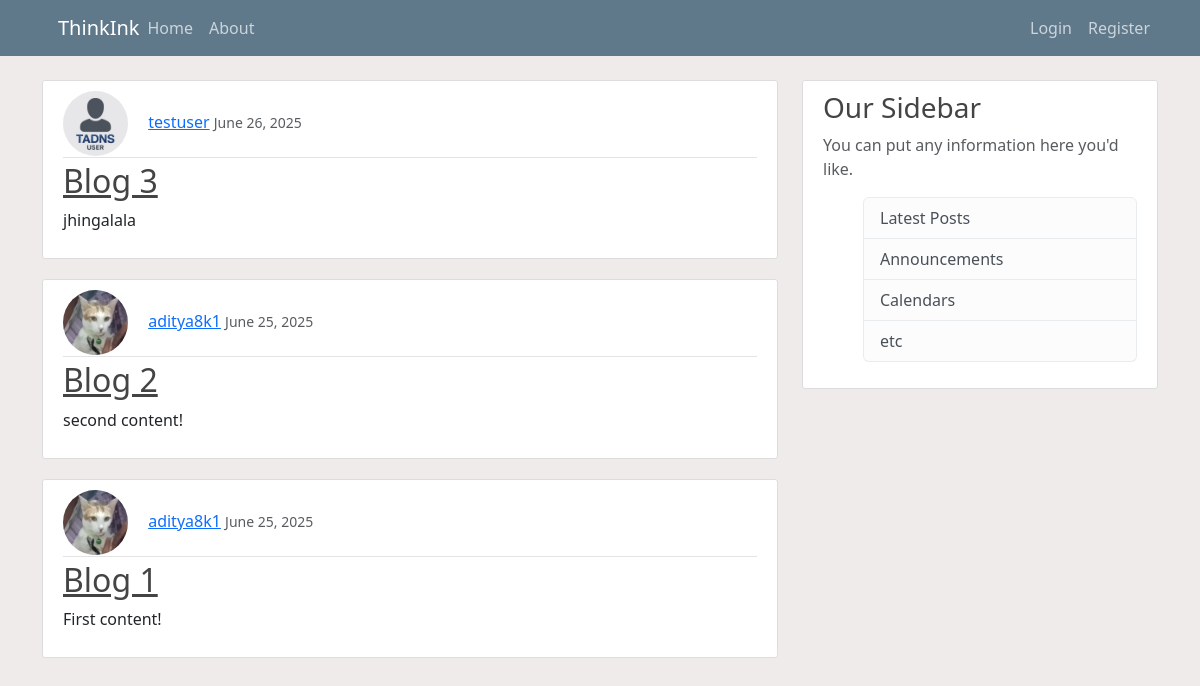
The page / on the database its author committed.
### blog/models.py (models this page shows, shortened)
class Post(models.Model):
    title = models.CharField(max_length=100)
    content = models.TextField()
    date_posted = models.DateTimeField(default=timezone.now)
    author = models.ForeignKey(User, on_delete=models.CASCADE)

### users/models.py (models this page shows, shortened)
class Profile(models.Model):
    user = models.OneToOneField(User, on_delete=models.CASCADE)
    image = models.ImageField(default='default.jpg', upload_to='profile_pics')

### blog/views.py (the view)
# urls.py: path('', PostListView.as_view(), name="blog-home"),
class PostListView(ListView):
    model = Post
    template_name = 'blog/home.html'  # <app>/<model>_<viewtype>.html
    context_object_name = 'posts'
    ordering = ['-date_posted']  # Order by date_posted in descending order

### blog/templates/blog/home.html
{% extends "blog/base.html"%}
{% block content %}
{% for post in posts %}
    <article class="media content-section ad">
    <div class="media-body-ad">
        <div class="article-metadata">
            <img class="rounded-circle article-img" src="{{ post.author.profile.image.url }}" >
            <a class="mr-2" href="#">{{ post.author }}</a>
            <small class="text-muted">{{ post.date_posted|date:"F d, Y" }}</small>
        </div>
        <h2><a class="article-title" href="{% url 'post-detail' post.id %}">{{ post.title }}</a></h2>
        <p class="article-content">{{ post.content }}</p>
    </div>
    </article>
{% endfor %}
{% endblock content %}

### blog/templates/blog/base.html (shortened to what this page needs)
{% load static %}
<!doctype html>
<html lang="en">
  <head>
    <link rel="stylesheet" href="https://cdn.jsdelivr.net/npm/bootstrap@5.3.7/dist/css/bootstrap.rtl.min.css">
    <link rel="stylesheet" href="{% static 'blog/main.css' %}">
  </head>
  <body>
    <header class="site-header">
    <nav class="navbar navbar-expand-md navbar-dark bg-steel fixed-top">
        <div class="container">
        <a class="navbar-brand mr-4" href="{% url 'blog-home' %}">ThinkInk</a>
            <div class="collapse navbar-collapse" id="navbarToggle">
            <div class="w-100 d-flex justify-content-between">
                <div class="navbar-nav">
                <a class="nav-item nav-link" href="{% url 'blog-home' %}">Home</a>
                <a class="nav-item nav-link" href="{% url 'blog-about' %}">About</a>
                </div>
                <div class="navbar-nav">
                    {% if user.is_authenticated %}
                        <a class="nav-item nav-link" href="{% url 'profile' %}">profile</a>
                        <form action="{% url 'logout' %}" method="post" class="d-inline">
                            {% csrf_token %}
                            <button type="submit" class="nav-item nav-link btn btn-link">Logout</button>
                        </form>
                    {% else %}
                        <a class="nav-item nav-link" href="{% url 'login' %}">Login</a>
                        <a class="nav-item nav-link" href="{% url 'register' %}">Register</a>
                    {% endif %}
                </div>
            </div>
            </div>
        </div>
    </nav>
    </header>
    <main role="main" class="container">
    <div class="row">
        <div class="col-md-8">
        {% block content %}{% endblock %}
        </div>
        <div class="col-md-4">
        <div class="content-section">
            <h3>Our Sidebar</h3>
            <p class='text-muted'>You can put any information here you'd like.
            <ul class="list-group">
                <li class="list-group-item list-group-item-light">Latest Posts</li>
                <li class="list-group-item list-group-item-light">Announcements</li>
                <li class="list-group-item list-group-item-light">Calendars</li>
                <li class="list-group-item list-group-item-light">etc</li>
            </ul>
            </p>
        </div>
        </div>
    </div>
    </main>
  </body>
</html>

### blog/static/blog/main.css (style rules this page uses)
body { background-color: #efebeb; margin-top: 5rem; }
h1, h2, h3, h4, h5, h6 { color: #444444; }
ul { margin: 0; }
.bg-steel { background-color: #5f788a; }
.site-header .navbar-nav .nav-link { color: #cbd5db; }
.content-section { background: #ffffff; padding: 10px 20px; border: 1px solid #dddddd; border-radius: 3px; margin-bottom: 20px; }
.article-title { color: #444444; }
.article-content { white-space: pre-line; }
.article-img { height: 65px; width: 65px; margin-right: 16px; }
.article-metadata { padding-bottom: 1px; margin-bottom: 4px; border-bottom: 1px solid #e3e3e3 }

### rows shown on the page
Post: author.profile.image (placeholder picture), author "testuser", date_posted "June 26, 2025", title "Blog 3", content "jhingalala"
Post: author.profile.image (picture), author "aditya8k1", date_posted "June 25, 2025", title "Blog 2", content "second content!"
Post: author.profile.image (picture), author "aditya8k1", date_posted "June 25, 2025", title "Blog 1", content "First content!"
